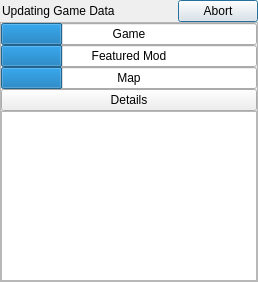
<?xml version="1.0" encoding="UTF-8"?>
<ui version="4.0">
 <class>Dialog</class>
 <widget class="QDialog" name="Dialog">
  <property name="geometry">
   <rect>
    <x>0</x>
    <y>0</y>
    <width>258</width>
    <height>282</height>
   </rect>
  </property>
  <property name="sizePolicy">
   <sizepolicy hsizetype="Minimum" vsizetype="Minimum">
    <horstretch>0</horstretch>
    <verstretch>0</verstretch>
   </sizepolicy>
  </property>
  <property name="windowTitle">
   <string>Dialog</string>
  </property>
  <layout class="QGridLayout" name="gridLayout">
   <property name="sizeConstraint">
    <enum>QLayout::SetMinimumSize</enum>
   </property>
   <property name="margin">
    <number>0</number>
   </property>
   <property name="spacing">
    <number>0</number>
   </property>
   <item row="1" column="0">
    <layout class="QHBoxLayout" name="topLayout">
     <property name="spacing">
      <number>0</number>
     </property>
     <property name="leftMargin">
      <number>2</number>
     </property>
     <item>
      <widget class="QLabel" name="label">
       <property name="text">
        <string>Updating Game Data</string>
       </property>
      </widget>
     </item>
     <item>
      <spacer name="horizontalSpacer">
       <property name="orientation">
        <enum>Qt::Horizontal</enum>
       </property>
       <property name="sizeHint" stdset="0">
        <size>
         <width>40</width>
         <height>20</height>
        </size>
       </property>
      </spacer>
     </item>
     <item>
      <widget class="QPushButton" name="abortButton">
       <property name="sizePolicy">
        <sizepolicy hsizetype="Fixed" vsizetype="Fixed">
         <horstretch>0</horstretch>
         <verstretch>0</verstretch>
        </sizepolicy>
       </property>
       <property name="text">
        <string>Abort</string>
       </property>
      </widget>
     </item>
    </layout>
   </item>
   <item row="2" column="0">
    <widget class="QFrame" name="frame">
     <property name="sizePolicy">
      <sizepolicy hsizetype="Preferred" vsizetype="Expanding">
       <horstretch>0</horstretch>
       <verstretch>0</verstretch>
      </sizepolicy>
     </property>
     <property name="frameShape">
      <enum>QFrame::StyledPanel</enum>
     </property>
     <property name="frameShadow">
      <enum>QFrame::Raised</enum>
     </property>
     <property name="lineWidth">
      <number>0</number>
     </property>
     <layout class="QVBoxLayout" name="verticalLayout">
      <property name="spacing">
       <number>0</number>
      </property>
      <property name="margin">
       <number>0</number>
      </property>
      <item>
       <widget class="QProgressBar" name="gameProgress">
        <property name="maximum">
         <number>100</number>
        </property>
        <property name="value">
         <number>24</number>
        </property>
        <property name="alignment">
         <set>Qt::AlignCenter</set>
        </property>
        <property name="textVisible">
         <bool>true</bool>
        </property>
        <property name="orientation">
         <enum>Qt::Horizontal</enum>
        </property>
        <property name="invertedAppearance">
         <bool>false</bool>
        </property>
        <property name="format">
         <string>Game</string>
        </property>
       </widget>
      </item>
      <item>
       <widget class="QProgressBar" name="modProgress">
        <property name="value">
         <number>24</number>
        </property>
        <property name="alignment">
         <set>Qt::AlignCenter</set>
        </property>
        <property name="format">
         <string>Featured Mod</string>
        </property>
       </widget>
      </item>
      <item>
       <widget class="QProgressBar" name="mapProgress">
        <property name="value">
         <number>24</number>
        </property>
        <property name="alignment">
         <set>Qt::AlignCenter</set>
        </property>
        <property name="format">
         <string>Map</string>
        </property>
       </widget>
      </item>
      <item>
       <widget class="QPushButton" name="detailsButton">
        <property name="text">
         <string>Details</string>
        </property>
        <property name="checkable">
         <bool>false</bool>
        </property>
       </widget>
      </item>
      <item>
       <widget class="QPlainTextEdit" name="logPlainTextEdit"/>
      </item>
     </layout>
    </widget>
   </item>
  </layout>
 </widget>
 <resources/>
 <connections>
  <connection>
   <sender>abortButton</sender>
   <signal>clicked()</signal>
   <receiver>Dialog</receiver>
   <slot>reject()</slot>
   <hints>
    <hint type="sourcelabel">
     <x>236</x>
     <y>12</y>
    </hint>
    <hint type="destinationlabel">
     <x>137</x>
     <y>46</y>
    </hint>
   </hints>
  </connection>
  <connection>
   <sender>detailsButton</sender>
   <signal>clicked()</signal>
   <receiver>detailsButton</receiver>
   <slot>hide()</slot>
   <hints>
    <hint type="sourcelabel">
     <x>128</x>
     <y>100</y>
    </hint>
    <hint type="destinationlabel">
     <x>128</x>
     <y>100</y>
    </hint>
   </hints>
  </connection>
  <connection>
   <sender>detailsButton</sender>
   <signal>clicked()</signal>
   <receiver>logPlainTextEdit</receiver>
   <slot>show()</slot>
   <hints>
    <hint type="sourcelabel">
     <x>128</x>
     <y>100</y>
    </hint>
    <hint type="destinationlabel">
     <x>128</x>
     <y>196</y>
    </hint>
   </hints>
  </connection>
 </connections>
</ui>
